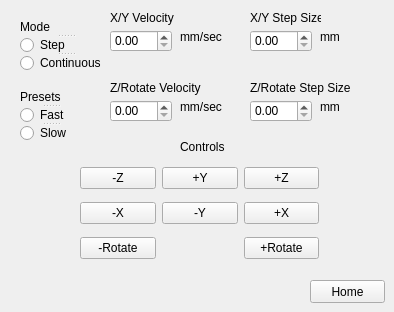
<?xml version="1.0" encoding="UTF-8"?>
<ui version="4.0">
 <class>KeyboardCtrl</class>
 <widget class="QWidget" name="KeyboardCtrl">
  <property name="geometry">
   <rect>
    <x>0</x>
    <y>0</y>
    <width>394</width>
    <height>312</height>
   </rect>
  </property>
  <property name="windowTitle">
   <string>Form</string>
  </property>
  <property name="moveHome" stdset="0">
   <string>H</string>
  </property>
  <widget class="QDoubleSpinBox" name="velocitySpinBox">
   <property name="geometry">
    <rect>
     <x>110</x>
     <y>30</y>
     <width>62</width>
     <height>22</height>
    </rect>
   </property>
  </widget>
  <widget class="QLabel" name="label">
   <property name="geometry">
    <rect>
     <x>110</x>
     <y>10</y>
     <width>101</width>
     <height>16</height>
    </rect>
   </property>
   <property name="text">
    <string>X/Y Velocity</string>
   </property>
  </widget>
  <widget class="QLabel" name="label_2">
   <property name="geometry">
    <rect>
     <x>250</x>
     <y>10</y>
     <width>71</width>
     <height>16</height>
    </rect>
   </property>
   <property name="text">
    <string>X/Y Step Size</string>
   </property>
  </widget>
  <widget class="QDoubleSpinBox" name="stepSpinBox">
   <property name="geometry">
    <rect>
     <x>250</x>
     <y>30</y>
     <width>62</width>
     <height>22</height>
    </rect>
   </property>
  </widget>
  <widget class="QLabel" name="label_3">
   <property name="geometry">
    <rect>
     <x>180</x>
     <y>30</y>
     <width>47</width>
     <height>13</height>
    </rect>
   </property>
   <property name="text">
    <string>mm/sec</string>
   </property>
  </widget>
  <widget class="QLabel" name="label_4">
   <property name="geometry">
    <rect>
     <x>320</x>
     <y>30</y>
     <width>47</width>
     <height>13</height>
    </rect>
   </property>
   <property name="text">
    <string>mm</string>
   </property>
  </widget>
  <widget class="QLabel" name="label_6">
   <property name="geometry">
    <rect>
     <x>180</x>
     <y>140</y>
     <width>47</width>
     <height>13</height>
    </rect>
   </property>
   <property name="text">
    <string>Controls</string>
   </property>
  </widget>
  <widget class="QPushButton" name="HOME">
   <property name="geometry">
    <rect>
     <x>310</x>
     <y>280</y>
     <width>75</width>
     <height>23</height>
    </rect>
   </property>
   <property name="text">
    <string>Home</string>
   </property>
  </widget>
  <widget class="QWidget" name="layoutWidget">
   <property name="geometry">
    <rect>
     <x>80</x>
     <y>160</y>
     <width>239</width>
     <height>109</height>
    </rect>
   </property>
   <layout class="QGridLayout" name="gridLayout">
    <item row="0" column="1" alignment="Qt::AlignHCenter">
     <widget class="QPushButton" name="POS_Y">
      <property name="text">
       <string>+Y</string>
      </property>
      <property name="moveYPlus" stdset="0">
       <string>W</string>
      </property>
      <attribute name="buttonGroup">
       <string notr="true">motionControls</string>
      </attribute>
     </widget>
    </item>
    <item row="1" column="2">
     <widget class="QPushButton" name="POS_X">
      <property name="text">
       <string>+X</string>
      </property>
      <property name="moveXPlux" stdset="0">
       <string>D</string>
      </property>
      <attribute name="buttonGroup">
       <string notr="true">motionControls</string>
      </attribute>
     </widget>
    </item>
    <item row="1" column="0">
     <widget class="QPushButton" name="MINUS_X">
      <property name="text">
       <string>-X</string>
      </property>
      <property name="moveXMinus" stdset="0">
       <string>A</string>
      </property>
      <attribute name="buttonGroup">
       <string notr="true">motionControls</string>
      </attribute>
     </widget>
    </item>
    <item row="2" column="2">
     <widget class="QPushButton" name="POS_PSI">
      <property name="text">
       <string>+Rotate</string>
      </property>
      <property name="moveClockwise" stdset="0">
       <string>E</string>
      </property>
      <attribute name="buttonGroup">
       <string notr="true">motionControls</string>
      </attribute>
     </widget>
    </item>
    <item row="0" column="2">
     <widget class="QPushButton" name="POS_Z">
      <property name="text">
       <string>+Z</string>
      </property>
      <property name="moveZPlus" stdset="0">
       <string>C</string>
      </property>
      <attribute name="buttonGroup">
       <string notr="true">motionControls</string>
      </attribute>
     </widget>
    </item>
    <item row="0" column="0">
     <widget class="QPushButton" name="MINUS_Z">
      <property name="text">
       <string>-Z</string>
      </property>
      <property name="moveZMinus" stdset="0">
       <string>Z</string>
      </property>
      <attribute name="buttonGroup">
       <string notr="true">motionControls</string>
      </attribute>
     </widget>
    </item>
    <item row="2" column="0">
     <widget class="QPushButton" name="MINUS_PSI">
      <property name="text">
       <string>-Rotate</string>
      </property>
      <property name="moveCounterClockwise" stdset="0">
       <string>Q</string>
      </property>
      <attribute name="buttonGroup">
       <string notr="true">motionControls</string>
      </attribute>
     </widget>
    </item>
    <item row="1" column="1">
     <widget class="QPushButton" name="MINUS_Y">
      <property name="text">
       <string>-Y</string>
      </property>
      <property name="moveYMinus" stdset="0">
       <string>S</string>
      </property>
      <attribute name="buttonGroup">
       <string notr="true">motionControls</string>
      </attribute>
     </widget>
    </item>
    <item row="2" column="1">
     <spacer name="horizontalSpacer">
      <property name="orientation">
       <enum>Qt::Horizontal</enum>
      </property>
      <property name="sizeHint" stdset="0">
       <size>
        <width>40</width>
        <height>20</height>
       </size>
      </property>
     </spacer>
    </item>
   </layout>
  </widget>
  <widget class="QDoubleSpinBox" name="doubleSpinBox">
   <property name="geometry">
    <rect>
     <x>110</x>
     <y>100</y>
     <width>62</width>
     <height>22</height>
    </rect>
   </property>
  </widget>
  <widget class="QLabel" name="label_7">
   <property name="geometry">
    <rect>
     <x>180</x>
     <y>100</y>
     <width>47</width>
     <height>13</height>
    </rect>
   </property>
   <property name="text">
    <string>mm/sec</string>
   </property>
  </widget>
  <widget class="QLabel" name="label_8">
   <property name="geometry">
    <rect>
     <x>110</x>
     <y>80</y>
     <width>101</width>
     <height>16</height>
    </rect>
   </property>
   <property name="text">
    <string>Z/Rotate Velocity</string>
   </property>
  </widget>
  <widget class="QDoubleSpinBox" name="stepSpinBox_2">
   <property name="geometry">
    <rect>
     <x>250</x>
     <y>100</y>
     <width>62</width>
     <height>22</height>
    </rect>
   </property>
  </widget>
  <widget class="QLabel" name="label_10">
   <property name="geometry">
    <rect>
     <x>320</x>
     <y>100</y>
     <width>47</width>
     <height>13</height>
    </rect>
   </property>
   <property name="text">
    <string>mm</string>
   </property>
  </widget>
  <widget class="QLabel" name="label_11">
   <property name="geometry">
    <rect>
     <x>250</x>
     <y>80</y>
     <width>131</width>
     <height>16</height>
    </rect>
   </property>
   <property name="text">
    <string>Z/Rotate Step Size</string>
   </property>
  </widget>
  <widget class="QSplitter" name="splitter">
   <property name="geometry">
    <rect>
     <x>20</x>
     <y>90</y>
     <width>61</width>
     <height>51</height>
    </rect>
   </property>
   <property name="orientation">
    <enum>Qt::Vertical</enum>
   </property>
   <widget class="QLabel" name="label_9">
    <property name="text">
     <string>Presets</string>
    </property>
   </widget>
   <widget class="QRadioButton" name="fastRadio">
    <property name="text">
     <string>Fast</string>
    </property>
    <attribute name="buttonGroup">
     <string notr="true">presetSelector</string>
    </attribute>
   </widget>
   <widget class="QRadioButton" name="slowRadio">
    <property name="text">
     <string>Slow</string>
    </property>
    <attribute name="buttonGroup">
     <string notr="true">presetSelector</string>
    </attribute>
   </widget>
  </widget>
  <widget class="QSplitter" name="splitter_2">
   <property name="geometry">
    <rect>
     <x>20</x>
     <y>20</y>
     <width>91</width>
     <height>51</height>
    </rect>
   </property>
   <property name="orientation">
    <enum>Qt::Vertical</enum>
   </property>
   <widget class="QLabel" name="label_5">
    <property name="text">
     <string>Mode</string>
    </property>
   </widget>
   <widget class="QRadioButton" name="stepRadio">
    <property name="text">
     <string>Step</string>
    </property>
    <attribute name="buttonGroup">
     <string notr="true">modeSelector</string>
    </attribute>
   </widget>
   <widget class="QRadioButton" name="continuousRadio">
    <property name="text">
     <string>Continuous</string>
    </property>
    <attribute name="buttonGroup">
     <string notr="true">modeSelector</string>
    </attribute>
   </widget>
  </widget>
 </widget>
 <resources/>
 <connections/>
 <buttongroups>
  <buttongroup name="modeSelector"/>
  <buttongroup name="motionControls"/>
  <buttongroup name="presetSelector"/>
 </buttongroups>
</ui>
